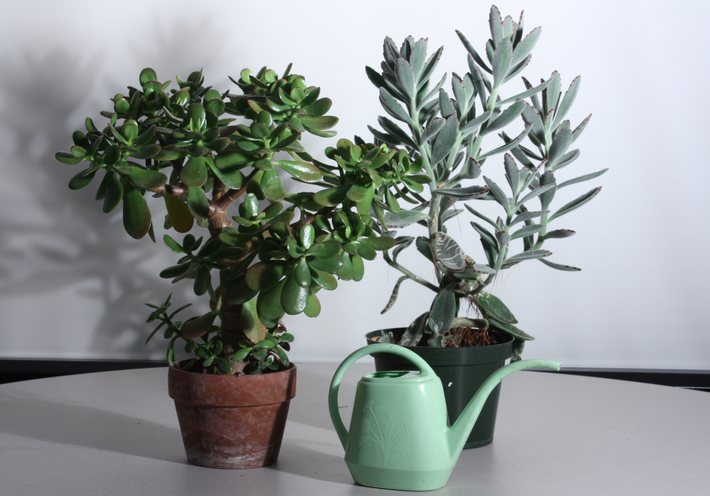
//> input picture im0.png, 710 x 496 px
$ ./Source   (built with g++ and OpenCV 4)
//> lines starting //> are read from the running program, lines starting //| are printed output that depends on the picture
### SfMFeatures.h
#ifndef FEATURES2D
#define FEATURES2D

#include "stdafx.h"


using namespace std;
struct pointcloud;

	class SfMFeatures {
	public:
		SfMFeatures():ratio (0.8f) {
			//SIFT
			detector = cv::xfeatures2d::SIFT::create();
			extractor = cv::xfeatures2d::SIFT::create();
			//BruteMatcher with Euclidean distance
			matcher = cv::makePtr<cv::BFMatcher>((int)cv::NORM_L2, false);
		}
		virtual ~SfMFeatures();
		//Set the feature detector
		 void setFeatureDetector(const cv::Ptr<cv::FeatureDetector>& detect) { detector = detect; }
		//Set the descriptor extractor
		 void setExtractorDescriptor(const cv::Ptr <cv::DescriptorExtractor>& desc) { extractor = desc; }
		//Set the matcher
		 void setMatcher(const cv::Ptr <cv::DescriptorMatcher>& match) { matcher = match; }
		 //DetectFeature
		 void detectFeature(const cv::Mat& img, vector<cv::KeyPoint>& keypoints);
		//Detect features using Dense SIFT
		 void DenseSIFT(const cv::Mat& img, vector<cv::KeyPoint>& keypoints, cv::Mat& descriptors);
		 //Compute descriptor vector of an image
		 void computeDescriptor(const cv::Mat& img, vector<cv::KeyPoint>& keypoints, cv::Mat& descriptor);
		//Set ratio parameter for ratio test
		 void setRatio(float rat) { ratio = rat; }
		//Clear matches for which KNN ratio > threshold, return removed points
		 	int ratioTest(vector<vector<cv::DMatch>>& matches);
		//Symmetrical matches
		  void symmetryTest(const vector<vector<cv::DMatch>>& matches1, const vector<vector<cv::DMatch>>& matches2,
			vector<cv::DMatch>& symMatches);
		//Matching for twoview geometry
		 	 void match(cv::Mat& img1, cv::Mat& img2, vector<cv::DMatch>& matches,
			vector<cv::KeyPoint>& keypoints1, vector<cv::KeyPoint>& keypoints2, cv::Mat& descriptor1, cv::Mat& descriptor2);
		//Rematching for multiview geometry
		 void rematch(const cv::Mat& frame,vector<cv::DMatch>& good_matches,vector<cv::KeyPoint>& keypoints_frame,
			const cv::Mat& descriptors_model, cv::Mat& descriptors_frame);
		//Compute fundamental matrix and remove outliers
		cv::Mat fundamentalMatrix( const vector<cv::DMatch>& matches, vector<cv::KeyPoint>& keypoints1,
			vector<cv::KeyPoint>& keypoints2, vector<cv::DMatch> &outMatches, vector<cv::Point2f>& points1, vector<cv::Point2f>& points2);
	private:
		//pointer to the feature point detector object
		 cv::Ptr<cv::FeatureDetector> detector;
		//pointer to the feature descriptor extractor object
		 	cv::Ptr <cv::DescriptorExtractor> extractor;
		//pointer to the matcher object
		 cv::Ptr <cv::DescriptorMatcher> matcher;
		//ratio K-nearest neighbor algorithm
			float ratio;
	};


#endif

### stdafx.h
#ifndef __STD_INCLUDES_HEADER
#define __STD_INCLUDES_HEADER

//c++
#include <iostream>
#include <fstream>
// opencv headers
#include <opencv2/opencv.hpp>
#include "opencv2/highgui.hpp"
#include "opencv2/imgcodecs.hpp"
#include "opencv2/imgproc.hpp"
#include "opencv2/calib3d.hpp"
#include "opencv2/xfeatures2d.hpp"
#include "opencv2/features2d.hpp"
#include <opencv2/structured_light.hpp>
//PCL
#include <pcl/visualization/cloud_viewer.h>
#include <iostream>
#include <pcl/io/io.h>
#include <pcl/io/pcd_io.h>
#include <pcl/filters/statistical_outlier_removal.h>
//headers
#include "SfMFeatures.h"
//#include "Utilities.h"
using namespace std;
// ADTF header
/*
#include <adtf_platform_inc.h>
#include <adtf_plugin_sdk.h>
using namespace adtf;*/

#endif // __STD_INCLUDES_HEADER

### SfMFeatures.cpp
#include "SfMFeatures.h"

using namespace std;

	SfMFeatures::~SfMFeatures()
	{
		//TODO
	}
	// [24 lines left out: functions detectFeature, DenseSIFT, computeDescriptor, not called in this run]
	int SfMFeatures::ratioTest(vector<vector<cv::DMatch>>& matches)
	{
		int removed = 0;
		for (vector<vector<cv::DMatch>>::iterator i = matches.begin(); i != matches.end(); i++)
		{
			if (i->size() > 1)
			{
				//Check KNN
				if ((*i)[0].distance > ratio*(*i)[1].distance)
				{
					i->clear();
					removed++;
				}
			}
			else //does not have 2 neighbors
			{
				i->clear();
				removed++;
			}
		}
		return removed;
	}
	void SfMFeatures::symmetryTest(const vector<vector<cv::DMatch>>& matches1, const vector<vector<cv::DMatch>>& matches2,
		vector<cv::DMatch>& symMatches)
	{
		//For all matches from img1 -> img2
		for (vector<vector<cv::DMatch>>::const_iterator i1 = matches1.begin(); i1 != matches1.end(); i1++)
		{
			//ignore deleted matches and does not have 2 neighbors
			if (i1->empty() || i1->size() < 2) continue;
			//For all matches from img2->img1
			for (vector<vector<cv::DMatch>>::const_iterator i2 = matches2.begin(); i2 != matches2.end(); i2++)
			{
				//ignore deleted matches and does not have 2 neighbors
				if (i2->empty() || i2->size() < 2) continue;
				//Match symmetry test
				if ((*i1)[0].queryIdx == (*i2)[0].trainIdx && (*i2)[0].queryIdx == (*i1)[0].trainIdx)
				{
					symMatches.push_back(cv::DMatch((*i1)[0].queryIdx, (*i1)[0].trainIdx, (*i1)[0].distance));
					break;
				}

			}

		}
	}
	void SfMFeatures::match(cv::Mat& img1, cv::Mat& img2, vector<cv::DMatch>& matches,
		vector<cv::KeyPoint>& keypoints1, vector<cv::KeyPoint>& keypoints2, cv::Mat& descriptor1, cv::Mat& descriptor2)
	{	//1a.Detect features of 2 images

		detector->detect(img1, keypoints1);
		detector->detect(img2, keypoints2);

		//1b. Extract SIFT descriptors
		cv::Mat  img1_keypoint, img2_keypoint,imgs_keypoints;
		extractor->compute(img1, keypoints1, descriptor1);
		extractor->compute(img2, keypoints2, descriptor2);
		//Draw image with keypoints
		cv::drawKeypoints(img1, keypoints1, img1_keypoint);
		cv::drawKeypoints(img2, keypoints2, img2_keypoint);
		cv::hconcat(img1_keypoint, img2_keypoint, imgs_keypoints);
		cv::imwrite("./keypoints.jpg", imgs_keypoints);


		//2. Match 2 image descriptors
		vector<vector<cv::DMatch>> matches1, matches2;
		//from img1-> img2
		matcher->knnMatch(descriptor1, descriptor2, matches1, 2);
		//from img2->img1
		matcher->knnMatch(descriptor2, descriptor1, matches2, 2);
		//3.Remove matches for which KNN> threshold
		//Clean img1->img2
		ratioTest(matches1);
		//clean img2->img1
		ratioTest(matches2);
		//4. Symmetry Test
		symmetryTest(matches1, matches2, matches);
	}
	// [22 lines left out: function rematch, not called in this run]
	cv::Mat SfMFeatures::fundamentalMatrix(const vector<cv::DMatch>& matches, vector<cv::KeyPoint>& keypoints1,
		vector<cv::KeyPoint>& keypoints2, vector<cv::DMatch> &outMatches, vector<cv::Point2f>& points1, vector<cv::Point2f>& points2)
	{
		//Convert keypoints to coordinates
		for (vector<cv::DMatch>::const_iterator i = matches.begin(); i != matches.end(); i++)
		{
			points1.push_back(cv::Point2f(keypoints1[i->queryIdx].pt.x, keypoints1[i->queryIdx].pt.y));
			points2.push_back(cv::Point2f(keypoints2[i->trainIdx].pt.x, keypoints2[i->trainIdx].pt.y));
		}
		//Compute F using Ransac
		vector<uchar> inliers(points1.size(), 0);
		cv::Mat fundamental = cv::findFundamentalMat(cv::Mat(points1), cv::Mat(points2), inliers, CV_FM_RANSAC, 3.0, 0.99);
		//Extract inlier matches inside margin
		vector<uchar>::const_iterator itIn = inliers.begin();
		vector<cv::DMatch>::const_iterator itM = matches.begin();
		for (; itIn != inliers.end(); ++itIn, ++itM)
		{
			if (*itIn)
			{
				//match inside margin
				outMatches.push_back(*itM);
			}
		}
		//Fundamental matrix is recomputed with outMatches
		points1.clear(); points2.clear();
		//Convert keypoints to coordinates with outMatches
		for (vector<cv::DMatch>::const_iterator i = outMatches.begin(); i != outMatches.end(); i++)
		{
			points1.push_back(cv::Point2f(keypoints1[i->queryIdx].pt.x, keypoints1[i->queryIdx].pt.y));
			points2.push_back(cv::Point2f(keypoints2[i->trainIdx].pt.x, keypoints2[i->trainIdx].pt.y));

		}

		//Compute F using 8 correspondences
		fundamental = cv::findFundamentalMat(cv::Mat(points1), cv::Mat(points2), CV_FM_8POINT);
		return fundamental;

	}

### Source.cpp
#include "stdafx.h"


int main()
{
	cv::Rect roi1, roi2;
	cv::Mat img1 = cv::imread("./im0.png", 0);
//> img1: 496 rows x 710 cols, CV_8UC1; min 4, max 255, mean 146.3
	cv::Mat img2 = cv::imread("./im1.png", 0);
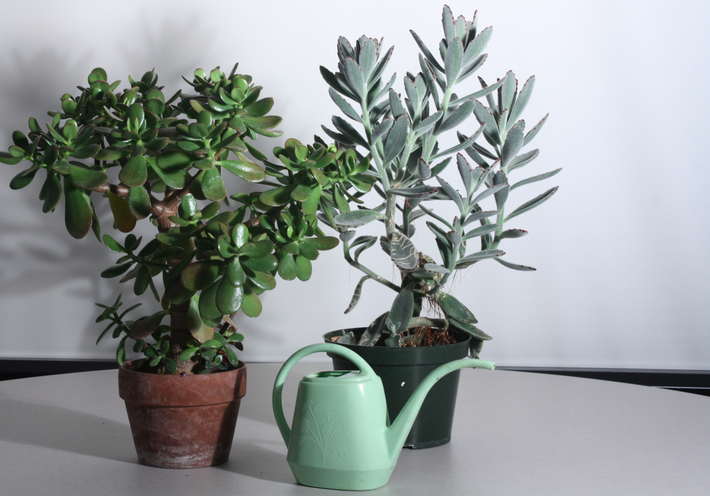
//> input picture im1.png, 710 x 496 px
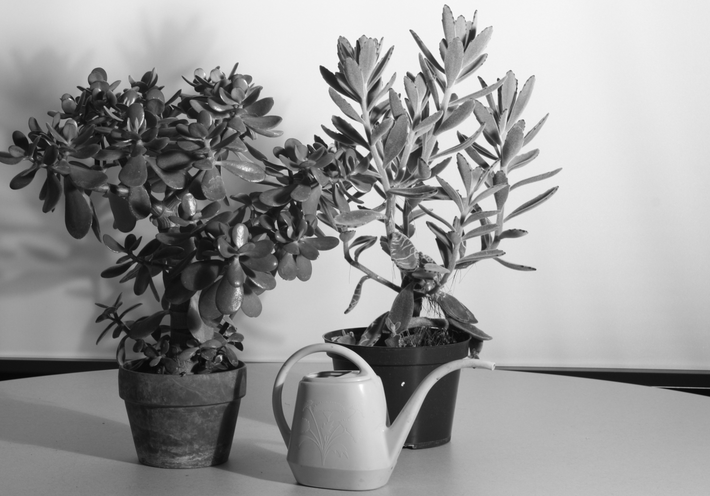
//> img2: 496 rows x 710 cols, CV_8UC1; min 5, max 255, mean 151.9
	cv::Mat img = cv::imread("./im0.png", 1);
//> img is the input picture: 496 rows x 710 cols, CV_8UC3; mean B, G, R 147.4, 148.8, 142.7

	SfMFeatures matcher;
	vector<cv::DMatch> matches, outMatches; // matches for initial match method, outmatches for ransac method
	vector<cv::KeyPoint> keypoints1, keypoints2;
	vector<cv::Point2f> points1, points2;
	cv::Mat K;
	cv::Mat  K1 = (cv::Mat_<double>(3, 3) << 1625.408, 0.000, 199.345,
											0.000, 1625.408, 240.165,
											0.000, 0.000, 1.000);
	cv::Mat  K2 = (cv::Mat_<double>(3, 3) << 1625.408, 0.000, 284.364,
											0.000, 1625.408, 240.165,
											0.000, 0.000, 1.000);

	cv::Mat descriptor1, descriptor2; //descriptor vector of 2 first image
	matcher.match(img1, img2, matches, keypoints1, keypoints2, descriptor1, descriptor2);
//> in match, `detector->detect(img1, keypoints1);`: keypoints1 = 1890 keypoints; strongest (x, y, size): (340, 206, 3.5), (354, 209, 3.9), (330, 220, 2.7), (332, 227, 1.9)
//> in match, `detector->detect(img2, keypoints2);`: keypoints2 = 1901 keypoints; strongest (x, y, size): (403, 383, 1.8), (324, 71, 6.2), (363, 151, 6.1), (462, 138, 5.4)
//> in match, `cv::drawKeypoints(img1, keypoints1, img1_keypoint);`:
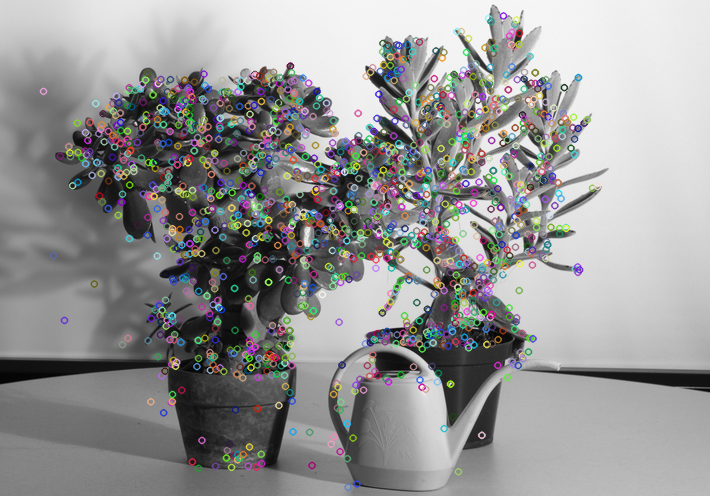
//> img1_keypoint: 496 rows x 710 cols, CV_8UC3; mean B, G, R 148.3, 148.4, 148.4
//> in match, `cv::drawKeypoints(img2, keypoints2, img2_keypoint);`:
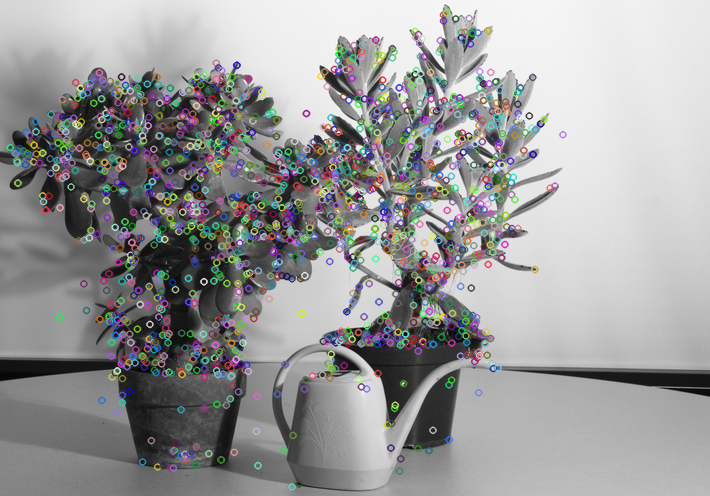
//> img2_keypoint: 496 rows x 710 cols, CV_8UC3; mean B, G, R 154.1, 153.9, 153.7
//> in match, `cv::hconcat(img1_keypoint, img2_keypoint, imgs_keypoints);`:
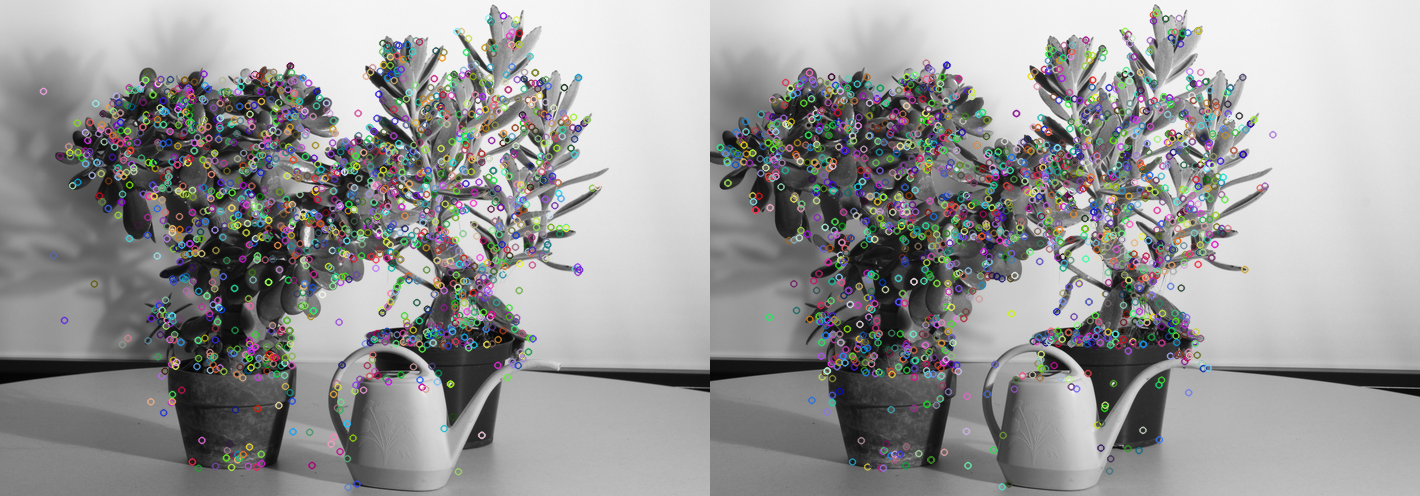
//> imgs_keypoints: 496 rows x 1420 cols, CV_8UC3; mean B, G, R 151.2, 151.1, 151.1
//> in match, `matcher->knnMatch(descriptor1, descriptor2, matches1, 2);`: matches1 = 1890 matches
//> in match, `matcher->knnMatch(descriptor2, descriptor1, matches2, 2);`: matches2 = 1901 matches
//> after the loop in ratioTest, `for (vector<vector<cv::DMatch>>::iterator i = matches.begin(); i != ma..`: removed = 1454
//> after the loop in symmetryTest, `for (vector<vector<cv::DMatch>>::const_iterator i1 = matches1.begin();..`: symMatches = 356 matches
//> matches = 356 matches
	K = matcher.fundamentalMatrix(matches, keypoints1, keypoints2, outMatches, points1, points2);
//> after the loop in fundamentalMatrix, `for (vector<cv::DMatch>::const_iterator i = matches.begin(); i != matc..`: points1 = 356 Points (x, y), first 12: [84.63, 150.5], [85.11, 163.3], [86.15, 154.5], [88.06, 153.5], [114.2, 146.4], [122, 156.2], [125.8, 142.2], [126.8, 139], [127.4, 153.1], [128.9, 143.2], [130, 150], [142.7, 193.6]; points2 = 356 Points (x, y), first 12: [22.95, 150.5], [25.04, 164.3], [25.17, 154.3], [27, 153.1], [52.69, 145.9], [62.4, 156.1], [65.25, 142], [66.26, 139.1], [67.43, 153], [68.56, 142.9], [69.63, 150.3], [384.8, 344.8]
//> in fundamentalMatrix, `cv::Mat fundamental = cv::findFundamentalMat(cv::Mat(points1), cv::Mat..`: inliers = 356 values, max 1 at index 0, min 0 at index 11, mean 0.927; fundamental = [[-1.82e-08, 6.39e-06, 0.016], [-6.7e-06, 1.55e-06, -0.111], [-0.0164, 0.111, 1]]
//> after the loop in fundamentalMatrix, `for (; itIn != inliers.end(); ++itIn, ++itM)`: outMatches = 330 matches
//> after the loop in fundamentalMatrix, `for (vector<cv::DMatch>::const_iterator i = outMatches.begin(); i != o..`: points1 = 330 Points (x, y), first 12: [84.63, 150.5], [85.11, 163.3], [86.15, 154.5], [88.06, 153.5], [114.2, 146.4], [122, 156.2], [125.8, 142.2], [126.8, 139], [127.4, 153.1], [128.9, 143.2], [130, 150], [145.2, 79.58]; points2 = 330 Points (x, y), first 12: [22.95, 150.5], [25.04, 164.3], [25.17, 154.3], [27, 153.1], [52.69, 145.9], [62.4, 156.1], [65.25, 142], [66.26, 139.1], [67.43, 153], [68.56, 142.9], [69.63, 150.3], [93.3, 79.23]
//> in fundamentalMatrix, `fundamental = cv::findFundamentalMat(cv::Mat(points1), cv::Mat(points2..`: fundamental = [[4.37e-08, -7.67e-05, 0.0164], [7.86e-05, 4.1e-08, 0.406], [-0.0166, -0.41, 1]]
//> K has the same summary as fundamental in fundamentalMatrix; outMatches = 330 matches
	cv::Mat R1, R2;
	cv::Mat  P1, P2, Q, R, t;
	cv::Mat mask;
	cv::Mat E1 = cv::findEssentialMat(cv::Mat(points1), cv::Mat(points2), K1, CV_RANSAC, 0.999, 1.0, mask);
//> mask = 330 values, max 1 at index 0, min 0 at index 14, mean 0.948; E1 = [[-0.00063, 0.327, -0.021], [-0.349, 0.000122, -0.615], [0.0213, 0.627, -0.000753]]
	vector<cv::Point2f> good_points1, good_points2;
	for (int i = 0; i < points2.size(); i++)
	{
		if (mask.at<uchar>(i) == 1)
		{
			good_points1.push_back(points1[i]);
			good_points2.push_back(points2[i]);

		}
	}
//> after the loop, good_points1 = 313 Points (x, y), first 12: [84.63, 150.5], [85.11, 163.3], [86.15, 154.5], [88.06, 153.5], [114.2, 146.4], [122, 156.2], [125.8, 142.2], [126.8, 139], [127.4, 153.1], [128.9, 143.2], [130, 150], [145.2, 79.58]; good_points2 = 313 Points (x, y), first 12: [22.95, 150.5], [25.04, 164.3], [25.17, 154.3], [27, 153.1], [52.69, 145.9], [62.4, 156.1], [65.25, 142], [66.26, 139.1], [67.43, 153], [68.56, 142.9], [69.63, 150.3], [93.3, 79.23]
	mask.release();

	cv::Mat E = cv::findEssentialMat(cv::Mat(good_points1), cv::Mat(good_points2), K1, CV_RANSAC, 0.999, 1.0, mask); //recompute
//> mask = 313 values, max 1 at index 0, min 0 at index 18, mean 0.984; E = [[3.52e-05, 0.00867, -0.016], [-0.00737, -0.000593, -0.707], [0.0164, 0.707, -0.000568]]
	cv::recoverPose(E, cv::Mat(good_points1), cv::Mat(good_points2), K1, R, t, mask);
//> R = [[1, -0.000611, 0.00187], [0.000613, 1, -0.000845], [-0.00187, 0.000846, 1]]; t = [-1, 0.0226, 0.0123]
	cv::stereoRectify(K1, cv::Mat(), K2, cv::Mat(), img1.size(), R, t, R1, R2, P1, P2, Q, cv::CALIB_ZERO_DISPARITY, -1, img1.size(), &roi1, &roi2);
//> R1 = [[1, -0.0232, -0.0104], [0.0232, 1, -0.000531], [0.0104, 0.00029, 1]]; R2 = [[1, -0.0226, -0.0123], [0.0226, 1, 0.000272], [0.0123, -0.000549, 1]]; P1 = [[1625.4, 0, 261.4, 0], [0, 1625.4, 237.8, 0], [0, 0, 1, 0]]; P2 = [[1625.4, 0, 261.4, -1625.4], [0, 1625.4, 237.8, 0], [0, 0, 1, 0]]; Q = [[1, 0, 0, -261.4], [0, 1, 0, -237.8], [0, 0, 0, 1625.4], [0, 0, 1, 0]]; roi1 = Rect(51, 10, 659, 478)

	/////////Stereo matching
	cv::Mat disparity, disparity8;

	 cv::Ptr<cv::StereoBM> bm = cv::StereoBM::create(16, 9);
	 bm->setROI1(roi1);
	 bm->setROI2(roi2);
	 bm->setPreFilterCap(31);
	 bm->setBlockSize(13);
	 bm->setMinDisparity(-11);
	 bm->setNumDisparities(96);
	 bm->setTextureThreshold(93);
	 bm->setUniquenessRatio(15);
	 bm->setSpeckleWindowSize(100);
	 bm->setSpeckleRange(32);
	 bm->setDisp12MaxDiff(1);

	 bm->compute(img1, img2, disparity);
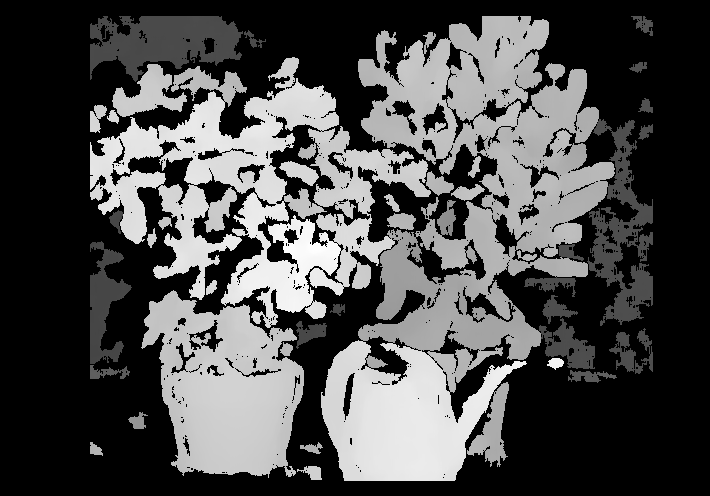
//> disparity: 496 rows x 710 cols, CV_16SC1; min -192, max 1104, mean 195.8; drawn with min black and max white

	 //-- Check its extreme values
	 double minVal; double maxVal;
	 cv::minMaxLoc(disparity, &minVal, &maxVal);
//> minVal = -192; maxVal = 1104
	 //-- 4. Display it as a CV_8UC1 image
	 disparity.convertTo(disparity8, CV_8UC1, 255 / (maxVal - minVal));
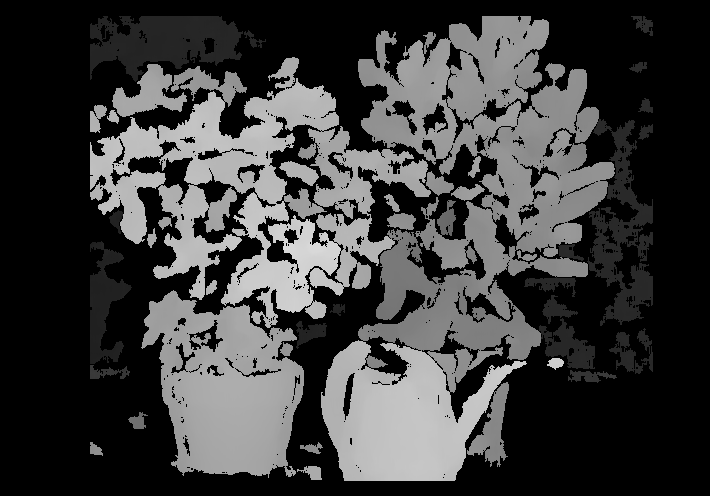
//> disparity8: 496 rows x 710 cols, CV_8UC1; min 0, max 217, mean 60.8
	 cv::imshow("disparity", disparity8);
		cv::Mat depthmap;
		cv::reprojectImageTo3D(disparity8, depthmap, Q, true, CV_32F);
//> depthmap: 496 rows x 710 cols, CV_32FC3; 39.23% of the values are NaN or infinite; the others: min -6.28, max 10000, mean 3231.1
		cv::imshow("depthmaps", depthmap);
		cv::waitKey(0);

		vector<cv::Point3f> point_cloud;
		vector<uint32_t> rgb_vector;
//> (the run ends here: the program needs code that is not available in this run, at `pcl::PointCloud<pcl::PointXYZRGB>::Ptr point_cloud_ptr(new pcl::PointC..`)
